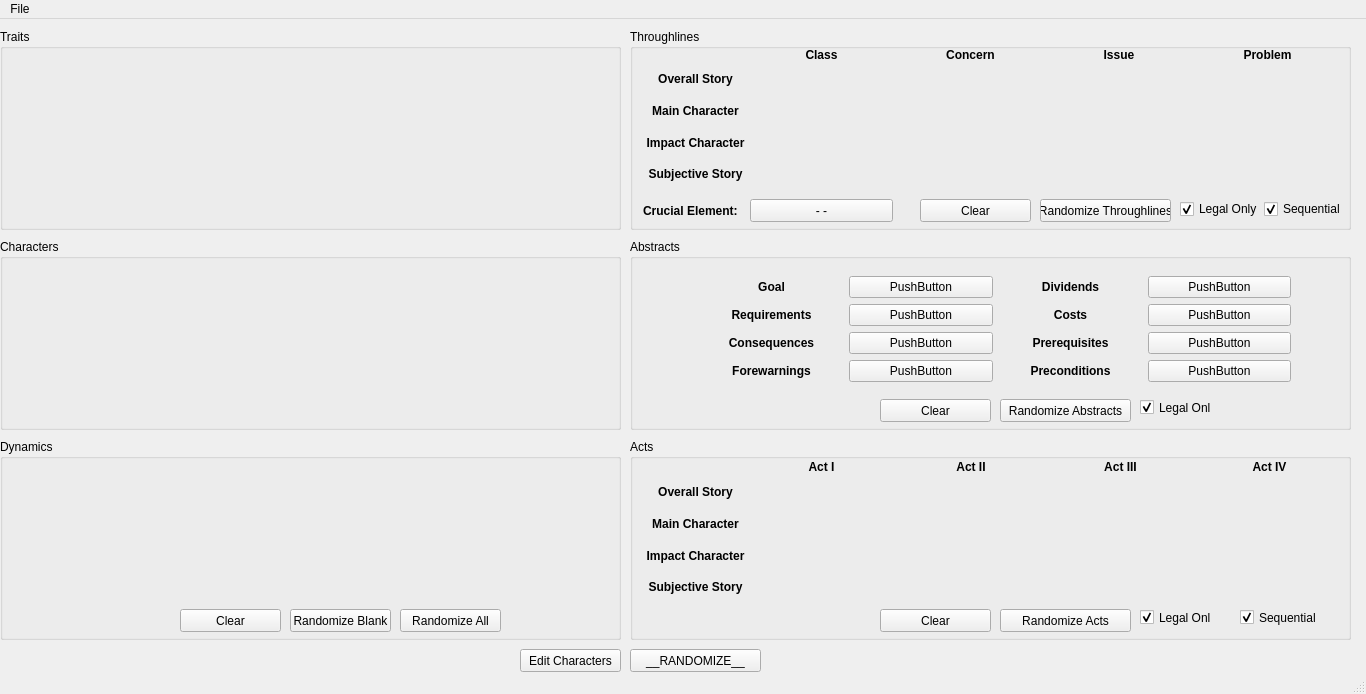
<?xml version="1.0" encoding="UTF-8"?>
<ui version="4.0">
 <class>MainWindow</class>
 <widget class="QMainWindow" name="MainWindow">
  <property name="geometry">
   <rect>
    <x>0</x>
    <y>0</y>
    <width>1366</width>
    <height>694</height>
   </rect>
  </property>
  <property name="sizePolicy">
   <sizepolicy hsizetype="Fixed" vsizetype="Fixed">
    <horstretch>0</horstretch>
    <verstretch>0</verstretch>
   </sizepolicy>
  </property>
  <property name="windowTitle">
   <string>Story Randomizer</string>
  </property>
  <property name="autoFillBackground">
   <bool>true</bool>
  </property>
  <widget class="QWidget" name="centralwidget">
   <widget class="QPushButton" name="b_Edit_Characters">
    <property name="geometry">
     <rect>
      <x>520</x>
      <y>630</y>
      <width>101</width>
      <height>23</height>
     </rect>
    </property>
    <property name="text">
     <string>Edit Characters</string>
    </property>
    <property name="checkable">
     <bool>false</bool>
    </property>
    <property name="checked">
     <bool>false</bool>
    </property>
   </widget>
   <widget class="QGroupBox" name="groupBox">
    <property name="geometry">
     <rect>
      <x>10</x>
      <y>1040</y>
      <width>721</width>
      <height>201</height>
     </rect>
    </property>
    <property name="title">
     <string>Acts</string>
    </property>
    <widget class="QWidget" name="layoutWidget_5">
     <property name="geometry">
      <rect>
       <x>10</x>
       <y>40</y>
       <width>111</width>
       <height>111</height>
      </rect>
     </property>
     <layout class="QVBoxLayout" name="verticalLayout_4">
      <item>
       <widget class="QLabel" name="label_10">
        <property name="font">
         <font>
          <weight>75</weight>
          <bold>true</bold>
         </font>
        </property>
        <property name="text">
         <string>Overall Story</string>
        </property>
        <property name="alignment">
         <set>Qt::AlignCenter</set>
        </property>
       </widget>
      </item>
      <item>
       <widget class="QLabel" name="label_11">
        <property name="font">
         <font>
          <weight>75</weight>
          <bold>true</bold>
         </font>
        </property>
        <property name="text">
         <string>Main Character</string>
        </property>
        <property name="alignment">
         <set>Qt::AlignCenter</set>
        </property>
       </widget>
      </item>
      <item>
       <widget class="QLabel" name="label_12">
        <property name="font">
         <font>
          <weight>75</weight>
          <bold>true</bold>
         </font>
        </property>
        <property name="text">
         <string>Impact Character</string>
        </property>
        <property name="alignment">
         <set>Qt::AlignCenter</set>
        </property>
       </widget>
      </item>
      <item>
       <widget class="QLabel" name="label_13">
        <property name="font">
         <font>
          <weight>75</weight>
          <bold>true</bold>
         </font>
        </property>
        <property name="text">
         <string>Subjective Story</string>
        </property>
        <property name="alignment">
         <set>Qt::AlignCenter</set>
        </property>
       </widget>
      </item>
     </layout>
    </widget>
    <widget class="QWidget" name="layoutWidget_6">
     <property name="geometry">
      <rect>
       <x>120</x>
       <y>18</y>
       <width>591</width>
       <height>131</height>
      </rect>
     </property>
     <layout class="QVBoxLayout" name="layout_acts">
      <item>
       <layout class="QHBoxLayout" name="horizontalLayout_3">
        <item>
         <widget class="QLabel" name="label_22">
          <property name="font">
           <font>
            <weight>75</weight>
            <bold>true</bold>
            <kerning>true</kerning>
           </font>
          </property>
          <property name="text">
           <string>Act I</string>
          </property>
          <property name="alignment">
           <set>Qt::AlignCenter</set>
          </property>
         </widget>
        </item>
        <item>
         <widget class="QLabel" name="label_23">
          <property name="font">
           <font>
            <weight>75</weight>
            <bold>true</bold>
            <kerning>true</kerning>
           </font>
          </property>
          <property name="text">
           <string>Act II</string>
          </property>
          <property name="alignment">
           <set>Qt::AlignCenter</set>
          </property>
         </widget>
        </item>
        <item>
         <widget class="QLabel" name="label_24">
          <property name="font">
           <font>
            <weight>75</weight>
            <bold>true</bold>
            <kerning>true</kerning>
           </font>
          </property>
          <property name="text">
           <string>Act III</string>
          </property>
          <property name="alignment">
           <set>Qt::AlignCenter</set>
          </property>
         </widget>
        </item>
        <item>
         <widget class="QLabel" name="label_25">
          <property name="font">
           <font>
            <weight>75</weight>
            <bold>true</bold>
            <kerning>true</kerning>
           </font>
          </property>
          <property name="text">
           <string>Act IV</string>
          </property>
          <property name="alignment">
           <set>Qt::AlignCenter</set>
          </property>
         </widget>
        </item>
       </layout>
      </item>
      <item>
       <layout class="QHBoxLayout" name="h_Overall_story_2">
        <item>
         <widget class="QComboBox" name="cb_Class_4">
          <property name="iconSize">
           <size>
            <width>10</width>
            <height>10</height>
           </size>
          </property>
          <property name="frame">
           <bool>true</bool>
          </property>
         </widget>
        </item>
        <item>
         <widget class="QComboBox" name="cb_Concern_4">
          <property name="maxVisibleItems">
           <number>10</number>
          </property>
         </widget>
        </item>
        <item>
         <widget class="QComboBox" name="cb_Issue_4"/>
        </item>
        <item>
         <widget class="QComboBox" name="cb_Problem_4"/>
        </item>
       </layout>
      </item>
      <item>
       <layout class="QHBoxLayout" name="h_Main_Character_2">
        <item>
         <widget class="QComboBox" name="cb_Class_5"/>
        </item>
        <item>
         <widget class="QComboBox" name="cb_Concern_5"/>
        </item>
        <item>
         <widget class="QComboBox" name="cb_Issue_5"/>
        </item>
        <item>
         <widget class="QComboBox" name="cb_Problem_5"/>
        </item>
       </layout>
      </item>
      <item>
       <layout class="QHBoxLayout" name="h_Impact_Character_2">
        <item>
         <widget class="QComboBox" name="cb_Class_6"/>
        </item>
        <item>
         <widget class="QComboBox" name="cb_Concern_6"/>
        </item>
        <item>
         <widget class="QComboBox" name="cb_Issue_6"/>
        </item>
        <item>
         <widget class="QComboBox" name="cb_Problem_6"/>
        </item>
       </layout>
      </item>
      <item>
       <layout class="QHBoxLayout" name="h_Subjective_Story_2">
        <item>
         <widget class="QComboBox" name="cb_Class_7"/>
        </item>
        <item>
         <widget class="QComboBox" name="cb_Concern_7"/>
        </item>
        <item>
         <widget class="QComboBox" name="cb_Issue_7"/>
        </item>
        <item>
         <widget class="QComboBox" name="cb_Problem_7"/>
        </item>
       </layout>
      </item>
     </layout>
    </widget>
   </widget>
   <widget class="QGroupBox" name="groupBox_2">
    <property name="geometry">
     <rect>
      <x>10</x>
      <y>660</y>
      <width>721</width>
      <height>201</height>
     </rect>
    </property>
    <property name="title">
     <string>Throughlines</string>
    </property>
    <widget class="QLabel" name="label_9">
     <property name="geometry">
      <rect>
       <x>8</x>
       <y>160</y>
       <width>101</width>
       <height>23</height>
      </rect>
     </property>
     <property name="font">
      <font>
       <weight>75</weight>
       <bold>true</bold>
      </font>
     </property>
     <property name="text">
      <string>Crucial Element: </string>
     </property>
     <property name="alignment">
      <set>Qt::AlignRight|Qt::AlignTrailing|Qt::AlignVCenter</set>
     </property>
    </widget>
    <widget class="QWidget" name="layoutWidget">
     <property name="geometry">
      <rect>
       <x>10</x>
       <y>20</y>
       <width>111</width>
       <height>131</height>
      </rect>
     </property>
     <layout class="QVBoxLayout" name="verticalLayout">
      <item>
       <widget class="QLabel" name="label_26">
        <property name="font">
         <font>
          <weight>75</weight>
          <bold>true</bold>
         </font>
        </property>
        <property name="text">
         <string/>
        </property>
        <property name="alignment">
         <set>Qt::AlignCenter</set>
        </property>
       </widget>
      </item>
      <item>
       <widget class="QLabel" name="label_5">
        <property name="font">
         <font>
          <weight>75</weight>
          <bold>true</bold>
         </font>
        </property>
        <property name="text">
         <string>Overall Story</string>
        </property>
        <property name="alignment">
         <set>Qt::AlignCenter</set>
        </property>
       </widget>
      </item>
      <item>
       <widget class="QLabel" name="label_6">
        <property name="font">
         <font>
          <weight>75</weight>
          <bold>true</bold>
         </font>
        </property>
        <property name="text">
         <string>Main Character</string>
        </property>
        <property name="alignment">
         <set>Qt::AlignCenter</set>
        </property>
       </widget>
      </item>
      <item>
       <widget class="QLabel" name="label_7">
        <property name="font">
         <font>
          <weight>75</weight>
          <bold>true</bold>
         </font>
        </property>
        <property name="text">
         <string>Impact Character</string>
        </property>
        <property name="alignment">
         <set>Qt::AlignCenter</set>
        </property>
       </widget>
      </item>
      <item>
       <widget class="QLabel" name="label_8">
        <property name="font">
         <font>
          <weight>75</weight>
          <bold>true</bold>
         </font>
        </property>
        <property name="text">
         <string>Subjective Story</string>
        </property>
        <property name="alignment">
         <set>Qt::AlignCenter</set>
        </property>
       </widget>
      </item>
     </layout>
    </widget>
    <widget class="QWidget" name="layoutWidget">
     <property name="geometry">
      <rect>
       <x>120</x>
       <y>18</y>
       <width>591</width>
       <height>131</height>
      </rect>
     </property>
     <layout class="QVBoxLayout" name="layout_throughlines">
      <item>
       <layout class="QHBoxLayout" name="horizontalLayout_2">
        <item>
         <widget class="QLabel" name="label">
          <property name="font">
           <font>
            <weight>75</weight>
            <bold>true</bold>
            <kerning>true</kerning>
           </font>
          </property>
          <property name="text">
           <string>Class</string>
          </property>
          <property name="alignment">
           <set>Qt::AlignCenter</set>
          </property>
         </widget>
        </item>
        <item>
         <widget class="QLabel" name="label_2">
          <property name="font">
           <font>
            <weight>75</weight>
            <bold>true</bold>
            <kerning>true</kerning>
           </font>
          </property>
          <property name="text">
           <string>Concern</string>
          </property>
          <property name="alignment">
           <set>Qt::AlignCenter</set>
          </property>
         </widget>
        </item>
        <item>
         <widget class="QLabel" name="label_3">
          <property name="font">
           <font>
            <weight>75</weight>
            <bold>true</bold>
            <kerning>true</kerning>
           </font>
          </property>
          <property name="text">
           <string>Issue</string>
          </property>
          <property name="alignment">
           <set>Qt::AlignCenter</set>
          </property>
         </widget>
        </item>
        <item>
         <widget class="QLabel" name="label_4">
          <property name="font">
           <font>
            <weight>75</weight>
            <bold>true</bold>
            <kerning>true</kerning>
           </font>
          </property>
          <property name="text">
           <string>Problem</string>
          </property>
          <property name="alignment">
           <set>Qt::AlignCenter</set>
          </property>
         </widget>
        </item>
       </layout>
      </item>
      <item>
       <layout class="QHBoxLayout" name="h_Overall_story">
        <item>
         <widget class="QComboBox" name="cb_Class_0">
          <property name="iconSize">
           <size>
            <width>10</width>
            <height>10</height>
           </size>
          </property>
          <property name="frame">
           <bool>true</bool>
          </property>
         </widget>
        </item>
        <item>
         <widget class="QComboBox" name="cb_Concern_0">
          <property name="maxVisibleItems">
           <number>10</number>
          </property>
         </widget>
        </item>
        <item>
         <widget class="QComboBox" name="cb_Issue_0"/>
        </item>
        <item>
         <widget class="QComboBox" name="cb_Problem_0"/>
        </item>
       </layout>
      </item>
      <item>
       <layout class="QHBoxLayout" name="h_Main_Character">
        <item>
         <widget class="QComboBox" name="cb_Class_1"/>
        </item>
        <item>
         <widget class="QComboBox" name="cb_Concern_1"/>
        </item>
        <item>
         <widget class="QComboBox" name="cb_Issue_1"/>
        </item>
        <item>
         <widget class="QComboBox" name="cb_Problem_1"/>
        </item>
       </layout>
      </item>
      <item>
       <layout class="QHBoxLayout" name="h_Impact_Character">
        <item>
         <widget class="QComboBox" name="cb_Class_2"/>
        </item>
        <item>
         <widget class="QComboBox" name="cb_Concern_2"/>
        </item>
        <item>
         <widget class="QComboBox" name="cb_Issue_2"/>
        </item>
        <item>
         <widget class="QComboBox" name="cb_Problem_2"/>
        </item>
       </layout>
      </item>
      <item>
       <layout class="QHBoxLayout" name="h_Subjective_Story">
        <item>
         <widget class="QComboBox" name="cb_Class_3"/>
        </item>
        <item>
         <widget class="QComboBox" name="cb_Concern_3"/>
        </item>
        <item>
         <widget class="QComboBox" name="cb_Issue_3"/>
        </item>
        <item>
         <widget class="QComboBox" name="cb_Problem_3"/>
        </item>
       </layout>
      </item>
     </layout>
    </widget>
    <widget class="QComboBox" name="cb_Crucial_Element">
     <property name="geometry">
      <rect>
       <x>120</x>
       <y>160</y>
       <width>141</width>
       <height>22</height>
      </rect>
     </property>
    </widget>
   </widget>
   <widget class="QGroupBox" name="groupBox_3">
    <property name="geometry">
     <rect>
      <x>10</x>
      <y>860</y>
      <width>721</width>
      <height>191</height>
     </rect>
    </property>
    <property name="title">
     <string>Abstracts</string>
    </property>
    <widget class="QWidget" name="layoutWidget">
     <property name="geometry">
      <rect>
       <x>20</x>
       <y>30</y>
       <width>691</width>
       <height>111</height>
      </rect>
     </property>
     <layout class="QHBoxLayout" name="layout_abstracts">
      <item>
       <layout class="QVBoxLayout" name="verticalLayout_5">
        <item>
         <widget class="QLabel" name="label_21">
          <property name="font">
           <font>
            <weight>75</weight>
            <bold>true</bold>
           </font>
          </property>
          <property name="text">
           <string>Goal</string>
          </property>
          <property name="alignment">
           <set>Qt::AlignCenter</set>
          </property>
         </widget>
        </item>
        <item>
         <widget class="QLabel" name="label_19">
          <property name="font">
           <font>
            <weight>75</weight>
            <bold>true</bold>
           </font>
          </property>
          <property name="text">
           <string>Requirements</string>
          </property>
          <property name="alignment">
           <set>Qt::AlignCenter</set>
          </property>
         </widget>
        </item>
        <item>
         <widget class="QLabel" name="label_18">
          <property name="font">
           <font>
            <weight>75</weight>
            <bold>true</bold>
           </font>
          </property>
          <property name="text">
           <string>Consequences</string>
          </property>
          <property name="alignment">
           <set>Qt::AlignCenter</set>
          </property>
         </widget>
        </item>
        <item>
         <widget class="QLabel" name="label_20">
          <property name="font">
           <font>
            <weight>75</weight>
            <bold>true</bold>
           </font>
          </property>
          <property name="text">
           <string>Forewarnings</string>
          </property>
          <property name="alignment">
           <set>Qt::AlignCenter</set>
          </property>
         </widget>
        </item>
       </layout>
      </item>
      <item>
       <layout class="QVBoxLayout" name="v">
        <item>
         <widget class="QComboBox" name="cb_Abstract_0">
          <property name="iconSize">
           <size>
            <width>10</width>
            <height>10</height>
           </size>
          </property>
          <property name="frame">
           <bool>true</bool>
          </property>
         </widget>
        </item>
        <item>
         <widget class="QComboBox" name="cb_Abstract_1">
          <property name="iconSize">
           <size>
            <width>10</width>
            <height>10</height>
           </size>
          </property>
          <property name="frame">
           <bool>true</bool>
          </property>
         </widget>
        </item>
        <item>
         <widget class="QComboBox" name="cb_Abstract_2">
          <property name="iconSize">
           <size>
            <width>10</width>
            <height>10</height>
           </size>
          </property>
          <property name="frame">
           <bool>true</bool>
          </property>
         </widget>
        </item>
        <item>
         <widget class="QComboBox" name="cb_Abstract_3">
          <property name="iconSize">
           <size>
            <width>10</width>
            <height>10</height>
           </size>
          </property>
          <property name="frame">
           <bool>true</bool>
          </property>
         </widget>
        </item>
       </layout>
      </item>
      <item>
       <layout class="QVBoxLayout" name="verticalLayout_2">
        <item>
         <widget class="QComboBox" name="cb_Abstract_4">
          <property name="iconSize">
           <size>
            <width>10</width>
            <height>10</height>
           </size>
          </property>
          <property name="frame">
           <bool>true</bool>
          </property>
         </widget>
        </item>
        <item>
         <widget class="QComboBox" name="cb_Abstract_5">
          <property name="iconSize">
           <size>
            <width>10</width>
            <height>10</height>
           </size>
          </property>
          <property name="frame">
           <bool>true</bool>
          </property>
         </widget>
        </item>
        <item>
         <widget class="QComboBox" name="cb_Abstract_6">
          <property name="iconSize">
           <size>
            <width>10</width>
            <height>10</height>
           </size>
          </property>
          <property name="frame">
           <bool>true</bool>
          </property>
         </widget>
        </item>
        <item>
         <widget class="QComboBox" name="cb_Abstract_7">
          <property name="iconSize">
           <size>
            <width>10</width>
            <height>10</height>
           </size>
          </property>
          <property name="frame">
           <bool>true</bool>
          </property>
         </widget>
        </item>
       </layout>
      </item>
     </layout>
    </widget>
   </widget>
   <widget class="QGroupBox" name="groupBox_4">
    <property name="geometry">
     <rect>
      <x>0</x>
      <y>420</y>
      <width>621</width>
      <height>201</height>
     </rect>
    </property>
    <property name="title">
     <string>Dynamics</string>
    </property>
    <widget class="QPushButton" name="b_rand_dyn_all">
     <property name="geometry">
      <rect>
       <x>400</x>
       <y>170</y>
       <width>101</width>
       <height>23</height>
      </rect>
     </property>
     <property name="text">
      <string>Randomize All</string>
     </property>
     <property name="checkable">
      <bool>false</bool>
     </property>
     <property name="checked">
      <bool>false</bool>
     </property>
    </widget>
    <widget class="QPushButton" name="b_rand_dyn_miss">
     <property name="geometry">
      <rect>
       <x>290</x>
       <y>170</y>
       <width>101</width>
       <height>23</height>
      </rect>
     </property>
     <property name="text">
      <string>Randomize Blank</string>
     </property>
     <property name="checkable">
      <bool>false</bool>
     </property>
     <property name="checked">
      <bool>false</bool>
     </property>
    </widget>
    <widget class="QPushButton" name="b_clear_dyn">
     <property name="geometry">
      <rect>
       <x>180</x>
       <y>170</y>
       <width>101</width>
       <height>23</height>
      </rect>
     </property>
     <property name="text">
      <string>Clear</string>
     </property>
     <property name="checkable">
      <bool>false</bool>
     </property>
     <property name="checked">
      <bool>false</bool>
     </property>
    </widget>
    <widget class="QWidget" name="layoutWidget">
     <property name="geometry">
      <rect>
       <x>10</x>
       <y>20</y>
       <width>601</width>
       <height>141</height>
      </rect>
     </property>
     <layout class="QHBoxLayout" name="layout_dynamics">
      <item>
       <layout class="QGridLayout" name="grid_c_dynamics"/>
      </item>
      <item>
       <layout class="QGridLayout" name="grid_p_dynamics"/>
      </item>
     </layout>
    </widget>
   </widget>
   <widget class="QPushButton" name="b_rand_EVERYTHING">
    <property name="geometry">
     <rect>
      <x>630</x>
      <y>630</y>
      <width>131</width>
      <height>23</height>
     </rect>
    </property>
    <property name="text">
     <string>__RANDOMIZE__</string>
    </property>
    <property name="checkable">
     <bool>false</bool>
    </property>
    <property name="checked">
     <bool>false</bool>
    </property>
    <property name="autoRepeat">
     <bool>true</bool>
    </property>
    <property name="autoRepeatDelay">
     <number>200</number>
    </property>
   </widget>
   <widget class="QGroupBox" name="groupBox_7">
    <property name="geometry">
     <rect>
      <x>630</x>
      <y>10</y>
      <width>721</width>
      <height>201</height>
     </rect>
    </property>
    <property name="title">
     <string>Throughlines</string>
    </property>
    <widget class="QLabel" name="label_31">
     <property name="geometry">
      <rect>
       <x>10</x>
       <y>170</y>
       <width>101</width>
       <height>23</height>
      </rect>
     </property>
     <property name="font">
      <font>
       <weight>75</weight>
       <bold>true</bold>
      </font>
     </property>
     <property name="text">
      <string>Crucial Element: </string>
     </property>
     <property name="alignment">
      <set>Qt::AlignRight|Qt::AlignTrailing|Qt::AlignVCenter</set>
     </property>
    </widget>
    <widget class="QWidget" name="layoutWidget_4">
     <property name="geometry">
      <rect>
       <x>120</x>
       <y>17</y>
       <width>589</width>
       <height>17</height>
      </rect>
     </property>
     <layout class="QHBoxLayout" name="horizontalLayout_5">
      <item>
       <widget class="QLabel" name="label_36">
        <property name="font">
         <font>
          <weight>75</weight>
          <bold>true</bold>
          <kerning>true</kerning>
         </font>
        </property>
        <property name="text">
         <string>Class</string>
        </property>
        <property name="alignment">
         <set>Qt::AlignCenter</set>
        </property>
       </widget>
      </item>
      <item>
       <widget class="QLabel" name="label_37">
        <property name="font">
         <font>
          <weight>75</weight>
          <bold>true</bold>
          <kerning>true</kerning>
         </font>
        </property>
        <property name="text">
         <string>Concern</string>
        </property>
        <property name="alignment">
         <set>Qt::AlignCenter</set>
        </property>
       </widget>
      </item>
      <item>
       <widget class="QLabel" name="label_38">
        <property name="font">
         <font>
          <weight>75</weight>
          <bold>true</bold>
          <kerning>true</kerning>
         </font>
        </property>
        <property name="text">
         <string>Issue</string>
        </property>
        <property name="alignment">
         <set>Qt::AlignCenter</set>
        </property>
       </widget>
      </item>
      <item>
       <widget class="QLabel" name="label_39">
        <property name="font">
         <font>
          <weight>75</weight>
          <bold>true</bold>
          <kerning>true</kerning>
         </font>
        </property>
        <property name="text">
         <string>Problem</string>
        </property>
        <property name="alignment">
         <set>Qt::AlignCenter</set>
        </property>
       </widget>
      </item>
     </layout>
    </widget>
    <widget class="QWidget" name="gridLayoutWidget_2">
     <property name="geometry">
      <rect>
       <x>120</x>
       <y>37</y>
       <width>591</width>
       <height>121</height>
      </rect>
     </property>
     <layout class="QGridLayout" name="grid_throughlines"/>
    </widget>
    <widget class="QWidget" name="layoutWidget_7">
     <property name="geometry">
      <rect>
       <x>10</x>
       <y>37</y>
       <width>111</width>
       <height>121</height>
      </rect>
     </property>
     <layout class="QVBoxLayout" name="verticalLayout_8">
      <item>
       <widget class="QLabel" name="label_40">
        <property name="font">
         <font>
          <weight>75</weight>
          <bold>true</bold>
         </font>
        </property>
        <property name="text">
         <string>Overall Story</string>
        </property>
        <property name="alignment">
         <set>Qt::AlignCenter</set>
        </property>
       </widget>
      </item>
      <item>
       <widget class="QLabel" name="label_41">
        <property name="font">
         <font>
          <weight>75</weight>
          <bold>true</bold>
         </font>
        </property>
        <property name="text">
         <string>Main Character</string>
        </property>
        <property name="alignment">
         <set>Qt::AlignCenter</set>
        </property>
       </widget>
      </item>
      <item>
       <widget class="QLabel" name="label_42">
        <property name="font">
         <font>
          <weight>75</weight>
          <bold>true</bold>
         </font>
        </property>
        <property name="text">
         <string>Impact Character</string>
        </property>
        <property name="alignment">
         <set>Qt::AlignCenter</set>
        </property>
       </widget>
      </item>
      <item>
       <widget class="QLabel" name="label_43">
        <property name="font">
         <font>
          <weight>75</weight>
          <bold>true</bold>
         </font>
        </property>
        <property name="text">
         <string>Subjective Story</string>
        </property>
        <property name="alignment">
         <set>Qt::AlignCenter</set>
        </property>
       </widget>
      </item>
     </layout>
    </widget>
    <widget class="QPushButton" name="b_Crucial_Element">
     <property name="geometry">
      <rect>
       <x>120</x>
       <y>170</y>
       <width>143</width>
       <height>23</height>
      </rect>
     </property>
     <property name="text">
      <string>- -</string>
     </property>
    </widget>
    <widget class="QPushButton" name="b_rand_thr_all">
     <property name="geometry">
      <rect>
       <x>410</x>
       <y>170</y>
       <width>131</width>
       <height>23</height>
      </rect>
     </property>
     <property name="text">
      <string>Randomize Throughlines</string>
     </property>
     <property name="checkable">
      <bool>false</bool>
     </property>
     <property name="checked">
      <bool>false</bool>
     </property>
    </widget>
    <widget class="QPushButton" name="b_clear_thro">
     <property name="geometry">
      <rect>
       <x>290</x>
       <y>170</y>
       <width>111</width>
       <height>23</height>
      </rect>
     </property>
     <property name="text">
      <string>Clear</string>
     </property>
     <property name="checkable">
      <bool>false</bool>
     </property>
     <property name="checked">
      <bool>false</bool>
     </property>
    </widget>
    <widget class="QWidget" name="layoutWidget">
     <property name="geometry">
      <rect>
       <x>550</x>
       <y>170</y>
       <width>161</width>
       <height>20</height>
      </rect>
     </property>
     <layout class="QHBoxLayout" name="horizontalLayout_4">
      <item>
       <widget class="QCheckBox" name="chk_Legal_Only_Thro">
        <property name="text">
         <string>Legal Only</string>
        </property>
        <property name="checked">
         <bool>true</bool>
        </property>
       </widget>
      </item>
      <item>
       <widget class="QCheckBox" name="chk_Seq_Thro">
        <property name="text">
         <string>Sequential</string>
        </property>
        <property name="checked">
         <bool>true</bool>
        </property>
       </widget>
      </item>
     </layout>
    </widget>
   </widget>
   <widget class="QGroupBox" name="groupBox_8">
    <property name="geometry">
     <rect>
      <x>630</x>
      <y>420</y>
      <width>721</width>
      <height>201</height>
     </rect>
    </property>
    <property name="title">
     <string>Acts</string>
    </property>
    <widget class="QWidget" name="layoutWidget_8">
     <property name="geometry">
      <rect>
       <x>10</x>
       <y>40</y>
       <width>111</width>
       <height>121</height>
      </rect>
     </property>
     <layout class="QVBoxLayout" name="verticalLayout_7">
      <item>
       <widget class="QLabel" name="label_27">
        <property name="font">
         <font>
          <weight>75</weight>
          <bold>true</bold>
         </font>
        </property>
        <property name="text">
         <string>Overall Story</string>
        </property>
        <property name="alignment">
         <set>Qt::AlignCenter</set>
        </property>
       </widget>
      </item>
      <item>
       <widget class="QLabel" name="label_28">
        <property name="font">
         <font>
          <weight>75</weight>
          <bold>true</bold>
         </font>
        </property>
        <property name="text">
         <string>Main Character</string>
        </property>
        <property name="alignment">
         <set>Qt::AlignCenter</set>
        </property>
       </widget>
      </item>
      <item>
       <widget class="QLabel" name="label_29">
        <property name="font">
         <font>
          <weight>75</weight>
          <bold>true</bold>
         </font>
        </property>
        <property name="text">
         <string>Impact Character</string>
        </property>
        <property name="alignment">
         <set>Qt::AlignCenter</set>
        </property>
       </widget>
      </item>
      <item>
       <widget class="QLabel" name="label_30">
        <property name="font">
         <font>
          <weight>75</weight>
          <bold>true</bold>
         </font>
        </property>
        <property name="text">
         <string>Subjective Story</string>
        </property>
        <property name="alignment">
         <set>Qt::AlignCenter</set>
        </property>
       </widget>
      </item>
     </layout>
    </widget>
    <widget class="QWidget" name="layoutWidget">
     <property name="geometry">
      <rect>
       <x>120</x>
       <y>20</y>
       <width>591</width>
       <height>16</height>
      </rect>
     </property>
     <layout class="QHBoxLayout" name="horizontalLayout">
      <item>
       <widget class="QLabel" name="label_32">
        <property name="font">
         <font>
          <weight>75</weight>
          <bold>true</bold>
          <kerning>true</kerning>
         </font>
        </property>
        <property name="text">
         <string>Act I</string>
        </property>
        <property name="alignment">
         <set>Qt::AlignCenter</set>
        </property>
       </widget>
      </item>
      <item>
       <widget class="QLabel" name="label_33">
        <property name="font">
         <font>
          <weight>75</weight>
          <bold>true</bold>
          <kerning>true</kerning>
         </font>
        </property>
        <property name="text">
         <string>Act II</string>
        </property>
        <property name="alignment">
         <set>Qt::AlignCenter</set>
        </property>
       </widget>
      </item>
      <item>
       <widget class="QLabel" name="label_34">
        <property name="font">
         <font>
          <weight>75</weight>
          <bold>true</bold>
          <kerning>true</kerning>
         </font>
        </property>
        <property name="text">
         <string>Act III</string>
        </property>
        <property name="alignment">
         <set>Qt::AlignCenter</set>
        </property>
       </widget>
      </item>
      <item>
       <widget class="QLabel" name="label_35">
        <property name="font">
         <font>
          <weight>75</weight>
          <bold>true</bold>
          <kerning>true</kerning>
         </font>
        </property>
        <property name="text">
         <string>Act IV</string>
        </property>
        <property name="alignment">
         <set>Qt::AlignCenter</set>
        </property>
       </widget>
      </item>
     </layout>
    </widget>
    <widget class="QWidget" name="gridLayoutWidget_5">
     <property name="geometry">
      <rect>
       <x>120</x>
       <y>40</y>
       <width>591</width>
       <height>121</height>
      </rect>
     </property>
     <layout class="QGridLayout" name="grid_acts"/>
    </widget>
    <widget class="QCheckBox" name="chk_Legal_Only_Acts">
     <property name="geometry">
      <rect>
       <x>510</x>
       <y>170</y>
       <width>71</width>
       <height>17</height>
      </rect>
     </property>
     <property name="text">
      <string>Legal Only</string>
     </property>
     <property name="checked">
      <bool>true</bool>
     </property>
    </widget>
    <widget class="QPushButton" name="b_rand_acts_all">
     <property name="geometry">
      <rect>
       <x>370</x>
       <y>170</y>
       <width>131</width>
       <height>23</height>
      </rect>
     </property>
     <property name="text">
      <string>Randomize Acts</string>
     </property>
     <property name="checkable">
      <bool>false</bool>
     </property>
     <property name="checked">
      <bool>false</bool>
     </property>
    </widget>
    <widget class="QPushButton" name="b_clear_acts">
     <property name="geometry">
      <rect>
       <x>250</x>
       <y>170</y>
       <width>111</width>
       <height>23</height>
      </rect>
     </property>
     <property name="text">
      <string>Clear</string>
     </property>
     <property name="checkable">
      <bool>false</bool>
     </property>
     <property name="checked">
      <bool>false</bool>
     </property>
    </widget>
    <widget class="QCheckBox" name="chk_Seq_Acts">
     <property name="geometry">
      <rect>
       <x>610</x>
       <y>170</y>
       <width>76</width>
       <height>17</height>
      </rect>
     </property>
     <property name="text">
      <string>Sequential</string>
     </property>
     <property name="checked">
      <bool>true</bool>
     </property>
    </widget>
   </widget>
   <widget class="QGroupBox" name="groupBox_9">
    <property name="geometry">
     <rect>
      <x>630</x>
      <y>220</y>
      <width>721</width>
      <height>191</height>
     </rect>
    </property>
    <property name="title">
     <string>Abstracts</string>
    </property>
    <widget class="QWidget" name="gridLayoutWidget_6">
     <property name="geometry">
      <rect>
       <x>70</x>
       <y>30</y>
       <width>591</width>
       <height>121</height>
      </rect>
     </property>
     <layout class="QGridLayout" name="grid_abstracts">
      <item row="0" column="1">
       <layout class="QVBoxLayout" name="verticalLayout_13">
        <item>
         <widget class="QPushButton" name="ab_1">
          <property name="text">
           <string>PushButton</string>
          </property>
         </widget>
        </item>
        <item>
         <widget class="QPushButton" name="ab_2">
          <property name="text">
           <string>PushButton</string>
          </property>
         </widget>
        </item>
        <item>
         <widget class="QPushButton" name="ab_3">
          <property name="text">
           <string>PushButton</string>
          </property>
         </widget>
        </item>
        <item>
         <widget class="QPushButton" name="ab_4">
          <property name="text">
           <string>PushButton</string>
          </property>
         </widget>
        </item>
       </layout>
      </item>
      <item row="0" column="0">
       <layout class="QVBoxLayout" name="verticalLayout_9">
        <item>
         <widget class="QLabel" name="label_44">
          <property name="font">
           <font>
            <weight>75</weight>
            <bold>true</bold>
           </font>
          </property>
          <property name="text">
           <string>Goal</string>
          </property>
          <property name="alignment">
           <set>Qt::AlignCenter</set>
          </property>
         </widget>
        </item>
        <item>
         <widget class="QLabel" name="label_45">
          <property name="font">
           <font>
            <weight>75</weight>
            <bold>true</bold>
           </font>
          </property>
          <property name="text">
           <string>Requirements</string>
          </property>
          <property name="alignment">
           <set>Qt::AlignCenter</set>
          </property>
         </widget>
        </item>
        <item>
         <widget class="QLabel" name="label_46">
          <property name="font">
           <font>
            <weight>75</weight>
            <bold>true</bold>
           </font>
          </property>
          <property name="text">
           <string>Consequences</string>
          </property>
          <property name="alignment">
           <set>Qt::AlignCenter</set>
          </property>
         </widget>
        </item>
        <item>
         <widget class="QLabel" name="label_47">
          <property name="font">
           <font>
            <weight>75</weight>
            <bold>true</bold>
           </font>
          </property>
          <property name="text">
           <string>Forewarnings</string>
          </property>
          <property name="alignment">
           <set>Qt::AlignCenter</set>
          </property>
         </widget>
        </item>
       </layout>
      </item>
      <item row="0" column="2">
       <layout class="QVBoxLayout" name="verticalLayout_3">
        <item>
         <widget class="QLabel" name="label_14">
          <property name="font">
           <font>
            <weight>75</weight>
            <bold>true</bold>
           </font>
          </property>
          <property name="text">
           <string>Dividends</string>
          </property>
          <property name="alignment">
           <set>Qt::AlignCenter</set>
          </property>
         </widget>
        </item>
        <item>
         <widget class="QLabel" name="label_17">
          <property name="font">
           <font>
            <weight>75</weight>
            <bold>true</bold>
           </font>
          </property>
          <property name="text">
           <string>Costs</string>
          </property>
          <property name="alignment">
           <set>Qt::AlignCenter</set>
          </property>
         </widget>
        </item>
        <item>
         <widget class="QLabel" name="label_16">
          <property name="font">
           <font>
            <weight>75</weight>
            <bold>true</bold>
           </font>
          </property>
          <property name="text">
           <string>Prerequisites</string>
          </property>
          <property name="alignment">
           <set>Qt::AlignCenter</set>
          </property>
         </widget>
        </item>
        <item>
         <widget class="QLabel" name="label_15">
          <property name="font">
           <font>
            <weight>75</weight>
            <bold>true</bold>
           </font>
          </property>
          <property name="text">
           <string>Preconditions</string>
          </property>
          <property name="alignment">
           <set>Qt::AlignCenter</set>
          </property>
         </widget>
        </item>
       </layout>
      </item>
      <item row="0" column="3">
       <layout class="QVBoxLayout" name="verticalLayout_14">
        <item>
         <widget class="QPushButton" name="ab_5">
          <property name="text">
           <string>PushButton</string>
          </property>
         </widget>
        </item>
        <item>
         <widget class="QPushButton" name="ab_6">
          <property name="text">
           <string>PushButton</string>
          </property>
         </widget>
        </item>
        <item>
         <widget class="QPushButton" name="ab_7">
          <property name="text">
           <string>PushButton</string>
          </property>
         </widget>
        </item>
        <item>
         <widget class="QPushButton" name="ab_8">
          <property name="text">
           <string>PushButton</string>
          </property>
         </widget>
        </item>
       </layout>
      </item>
     </layout>
    </widget>
    <widget class="QCheckBox" name="chk_Legal_Only_Abstracts">
     <property name="geometry">
      <rect>
       <x>510</x>
       <y>160</y>
       <width>71</width>
       <height>17</height>
      </rect>
     </property>
     <property name="text">
      <string>Legal Only</string>
     </property>
     <property name="checked">
      <bool>true</bool>
     </property>
    </widget>
    <widget class="QPushButton" name="b_rand_abs_all">
     <property name="geometry">
      <rect>
       <x>370</x>
       <y>160</y>
       <width>131</width>
       <height>23</height>
      </rect>
     </property>
     <property name="text">
      <string>Randomize Abstracts</string>
     </property>
     <property name="checkable">
      <bool>false</bool>
     </property>
     <property name="checked">
      <bool>false</bool>
     </property>
    </widget>
    <widget class="QPushButton" name="b_clear_abstracts">
     <property name="geometry">
      <rect>
       <x>250</x>
       <y>160</y>
       <width>111</width>
       <height>23</height>
      </rect>
     </property>
     <property name="text">
      <string>Clear</string>
     </property>
     <property name="checkable">
      <bool>false</bool>
     </property>
     <property name="checked">
      <bool>false</bool>
     </property>
    </widget>
   </widget>
   <widget class="QGroupBox" name="groupBox_6">
    <property name="geometry">
     <rect>
      <x>0</x>
      <y>220</y>
      <width>621</width>
      <height>191</height>
     </rect>
    </property>
    <property name="title">
     <string>Characters</string>
    </property>
    <widget class="QWidget" name="gridLayoutWidget_3">
     <property name="geometry">
      <rect>
       <x>10</x>
       <y>20</y>
       <width>601</width>
       <height>161</height>
      </rect>
     </property>
     <layout class="QGridLayout" name="layout_chars" rowminimumheight="0">
      <property name="sizeConstraint">
       <enum>QLayout::SetNoConstraint</enum>
      </property>
      <property name="spacing">
       <number>0</number>
      </property>
     </layout>
    </widget>
   </widget>
   <widget class="QGroupBox" name="groupBox_5">
    <property name="geometry">
     <rect>
      <x>0</x>
      <y>10</y>
      <width>621</width>
      <height>201</height>
     </rect>
    </property>
    <property name="title">
     <string>Traits</string>
    </property>
    <widget class="QWidget" name="gridLayoutWidget_4">
     <property name="geometry">
      <rect>
       <x>10</x>
       <y>20</y>
       <width>601</width>
       <height>161</height>
      </rect>
     </property>
     <layout class="QGridLayout" name="layout_traits" rowminimumheight="0">
      <property name="sizeConstraint">
       <enum>QLayout::SetNoConstraint</enum>
      </property>
      <property name="spacing">
       <number>0</number>
      </property>
     </layout>
    </widget>
   </widget>
  </widget>
  <widget class="QMenuBar" name="menubar">
   <property name="geometry">
    <rect>
     <x>0</x>
     <y>0</y>
     <width>1366</width>
     <height>21</height>
    </rect>
   </property>
   <widget class="QMenu" name="menuFile">
    <property name="title">
     <string>File</string>
    </property>
    <addaction name="actionNew"/>
    <addaction name="actionOpen"/>
    <addaction name="actionSave"/>
    <addaction name="actionExport_pdf"/>
   </widget>
   <addaction name="menuFile"/>
  </widget>
  <widget class="QStatusBar" name="statusbar"/>
  <action name="actionNew">
   <property name="text">
    <string>New</string>
   </property>
  </action>
  <action name="actionOpen">
   <property name="text">
    <string>Open</string>
   </property>
  </action>
  <action name="actionSave">
   <property name="text">
    <string>Save</string>
   </property>
  </action>
  <action name="actionExport_pdf">
   <property name="text">
    <string>Export .pdf</string>
   </property>
  </action>
 </widget>
 <resources/>
 <connections/>
</ui>
